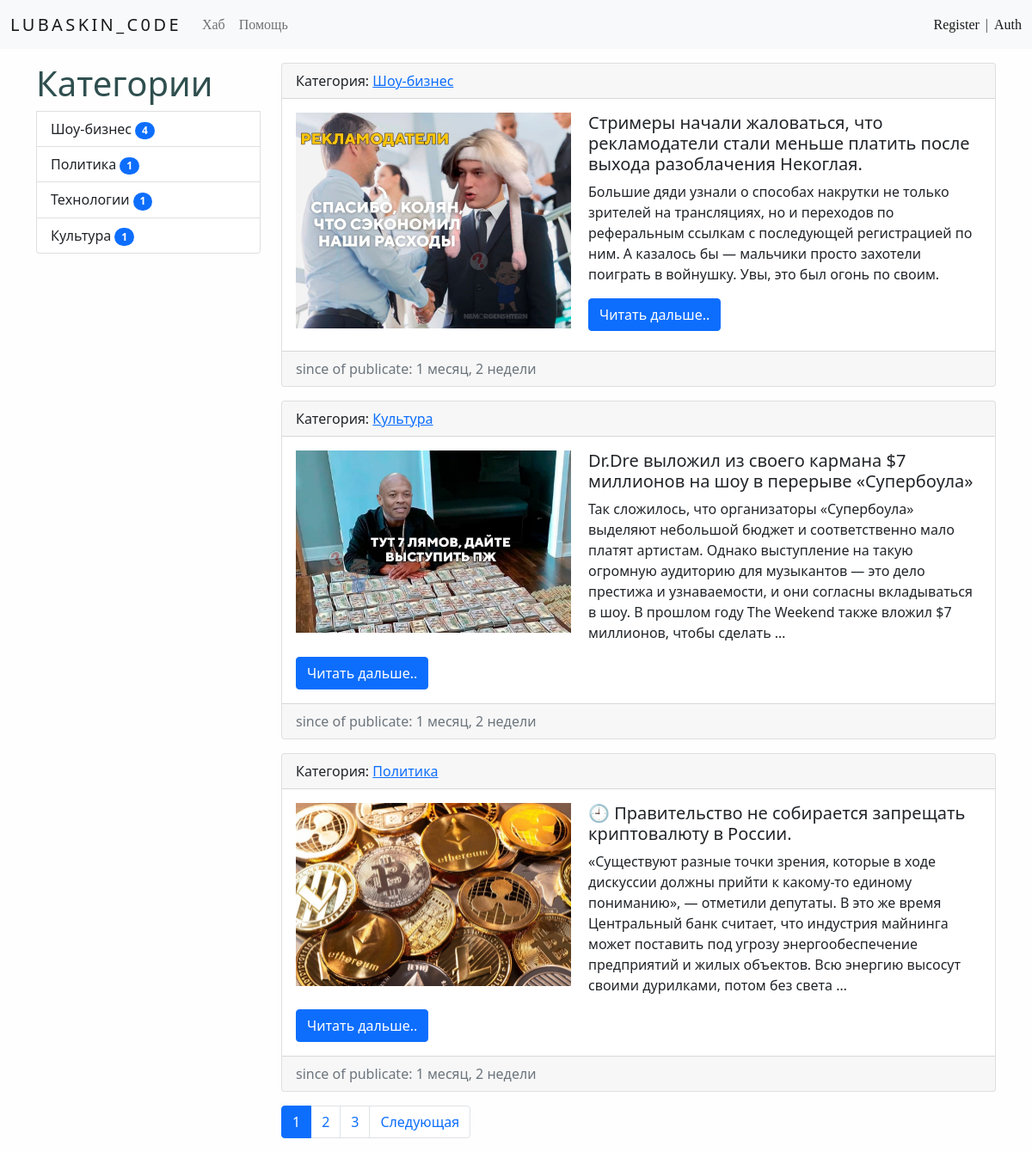
The page / on the database its author committed.
### news/models.py (models this page shows, shortened)
class Category(models.Model):
    title = models.CharField(max_length=150,db_index=True,verbose_name='Категория')
    def get_absolute_url(self):
        return reverse('category',kwargs={'category_id':self.pk})
    def __str__(self):
        return self.title
    class Meta:
        verbose_name = 'Категория'
        verbose_name_plural = 'Категории'
        ordering = ['title']

class News(models.Model):
    title = models.CharField(max_length=150,verbose_name='Название') # стр поле для строк малых и больш размеров
    content = models.TextField(blank=True,verbose_name='Текст') # тип данных текст, blank = необязательно к заполнению
    created_at = models.DateTimeField(auto_now_add=True,verbose_name="NewsPaper-created_at") # дата и время # автоматически указывает дату при создании новости
    updated_at = models.DateTimeField(auto_now=True,verbose_name='NewsPaper-updated_at')
    photo = models.ImageField(upload_to='photos/%Y/%m/%d/',verbose_name='NewsPaper-photo',blank=True) # изображение
    is_published = models.BooleanField(default=True,verbose_name='Опубликовать?',blank=True)
    category = models.ForeignKey('Category',on_delete=models.PROTECT,null=True,verbose_name='Категория') # связь моделей
    views = models.IntegerField(default=0)
    def get_absolute_url(self):
        return reverse('view_news',kwargs={'news_id':self.pk})
    class Meta:
        verbose_name = 'Новость'
        verbose_name_plural = 'Новости'
        ordering = ['-created_at']

### news/views.py (the view)
# urls.py: path('',HomeNews.as_view(),name='home'), # через ListView # кэшируем страницу на 60 сек
class HomeNews(ListView): # ListView
    model = News
    template_name = 'news/news_list.html' # путь к шаблону
    context_object_name = 'news'
    allow_empty = False # не показываем пустые категории
    paginate_by = 3 # пагинация
    def get_context_data(self, *,object_list=None,**kwargs):
        context = super().get_context_data(**kwargs)
        context['title'] = 'News-paper'
        return context
    def get_queryset(self):
        return News.objects.filter(is_published=True).select_related('category') # фильтруем по чекбоксу # селект оптимизируем подробно смотри в доке

### news/templatetags/news_tags.py (called while the page is built)
@register.simple_tag(name='get_list_categories')
def get_categories():
    return Category.objects.annotate(cnt=Count('news',filter=F('news__is_published'))).filter(cnt__gt=0)

### news/templates/news/news_list.html (shortened to what this page needs)
{%extends 'base.html'%}
{% block sidebar %}
{% include 'inc/_sidebar.html'%}
{%endblock%}
{% block content %}
{%for item in news%}
<div class="card mb-3">
    <div class="card-header">
        Категория: <a href="{{item.category.get_absolute_url}}">{{item.category}}</a>
    </div>
    <div class="card-body">
        <div class="'media">
            {% if item.photo %}
            <img src="{{ item.photo.url }}" alt="" height="220" width="320" class="img-fluid img-left">
            {%else%}
            <img src="https://picsum.photos/id/2/320/220" alt="" class="img-fluid img-left">
            {%endif%}
            <div class="media-body">
                <h5 class="card-title">{{item.title}}</h5>
                <p class="card-text">{{item.content|safe|truncatewords:44}}</p>
                <a href="{{item.get_absolute_url}}" class="btn btn-primary">Читать дальше..</a>
            </div>
        </div>
    </div>
    <div class="card-footer text-muted">
        since of publicate: {{item.created_at|timesince}}
    </div>
</div>
{%endfor%}
{%endblock%}

### templates/base.html (shortened to what this page needs)
<!doctype html>
{% load static %}
{% load cache %}
<html lang="en">
<head>
    <link rel='stylesheet' href="{% static 'bootstrap/css/bootstrap.min.css'%}">
    <link rel='stylesheet' href="{% static 'css/style.css'%}">
</head>
<body>
    {% include 'inc/_nav.html' %}
    <div class="container mt-3">
        <div class="row">
            <div class="col-md-3">
                {%block sidebar %}{%endblock%}
            </div>
            <div class="col-md-9">
                {%block content %}{%endblock%}
                {% if page_obj.has_other_pages%}
                <nav aria-label="...">
                    <ul class="pagination">
                        {%for p in page_obj.paginator.page_range%}
                        {%if page_obj.number == p%}
                        <li class="page-item active" aria-current="page"><a class="page-link"
                                href="?page={{p}}">{{p}}</a></li>
                        {%elif p > page_obj.number|add:-3 and p < page_obj.number|add:3%} <li class="page-item"><a
                                class="page-link" href="?page={{p}}">{{p}}</a></li>
                            {%endif%}
                            {%endfor%}
                            {%if page_obj.has_next%}
                            <li class="page-item"><a class="page-link" href="?page={{page_obj.next_page_number}}"
                                    tabindex="-1">Следующая</a></li>
                            {%endif%}
                    </ul>
                </nav>
                {%endif%}
            </div>
        </div>
    </div>
</body>
</html>

### templates/inc/_nav.html (shortened to what this page needs)
<nav class="navbar navbar-expand-lg navbar-light bg-light">
    <div class="container-fluid">
        <a class="navbar-brand" href="{%url 'home'%}">
            <div class="satodsan-uvemopag">
                <p>LUBASKIN_C0DE</p>
            </div>
        </a>
        <div class="collapse navbar-collapse" id="navbarSupportedContent">
            <ul class="navbar-nav me-auto mb-2 mb-lg-0">
                <li class="nav-item"><a class="nav-link" href="{%url 'home'%}">Хаб</a></li>
                <li class="nav-item"><a class="nav-link" href="{%url 'contact'%}">Помощь</a></li>
            </ul>
            <span class="navbar-text">
                {%if request.user.is_authenticated%}
                <a class='hello-title'>Добро пожаловать, {{user.username}}</a> | <a class="logout"
                    href="{%url 'logout'%}">Logout</a>
                {%else%}
                <a class="reg" href="{%url 'reg'%}">Register</a> | <a class="auth" href="{%url 'auth'%}">Auth</a>
                {%endif%}
            </span>
        </div>
    </div>
</nav>

### templates/inc/_sidebar.html
{%load news_tags%}
<div class="list-group">
    <h1 class="h1-side">Категории</h1>
    {%get_list_categories as categories%}
    {%for item in categories%}
    <a href="{{item.get_absolute_url}}" class="list-group-item list-group-item-action">{{item.title}} <span
            class="badge bg-primary rounded-pill">{{item.cnt}}</span></a>
    {%endfor%}
</div>

### lubaskin/static/css/style.css (style rules this page uses)
body { background-color: #fefefe; }
.img-left { margin: 0 20px 10px 0; float: left; }
.satodsan-uvemopag p { overflow: hidden; white-space: nowrap; margin: 0 auto; letter-spacing: .17em; animation: typing 2.5s steps(30, end), blink-caret .7s step-end infinite; }
.reg { text-decoration: none; font-family: cursive; }
.auth { text-decoration: none; font-family: cursive; }
.nav-item { font-family: cursive; }
.h1-side { color: #2f4f4f; }

### rows shown on the page
Category: title "Шоу-бизнес", cnt "4"
Category: title "Политика", cnt "1"
Category: title "Технологии", cnt "1"
Category: title "Культура", cnt "1"
News: category "Шоу-бизнес", photo (picture), title "Стримеры начали жаловаться, что рекламодатели стали меньше платить после выхода разоблачения Некоглая.", content "Большие дяди узнали о способах накрутки не только зрителей на трансляциях, но и переходов по реферальным ссылкам с последующей регистрацией по ним. А казалось бы — мальчики просто захотели поиграть в войнушку. Увы, это был огонь по своим.", created_at "1 месяц, 2 недели"
News: category "Культура", photo (picture), title "Dr.Dre выложил из своего кармана $7 миллионов на шоу в перерыве «Супербоула»", content "Так сложилось, что организаторы «Супербоула» выделяют небольшой бюджет и соответственно мало платят артистам. Однако выступление на такую огромную аудиторию для музыкантов — это дело престижа и узнаваемости, и они согласны вкладываться в шоу. В прошлом году The Weekend также вложил $7 миллионов, чтобы сделать …", created_at "1 месяц, 2 недели"
News: category "Политика", photo (picture), title "🕘 Правительство не собирается запрещать криптовалюту в России.", content "«Существуют разные точки зрения, которые в ходе дискуссии должны прийти к какому-то единому пониманию», — отметили депутаты. В это же время Центральный банк считает, что индустрия майнинга может поставить под угрозу энергообеспечение предприятий и жилых объектов. Всю энергию высосут своими дурилками, потом без света …", created_at "1 месяц, 2 недели"

### other values the page prints
{{ p }} "1"
{{ p }} "2" "3"
